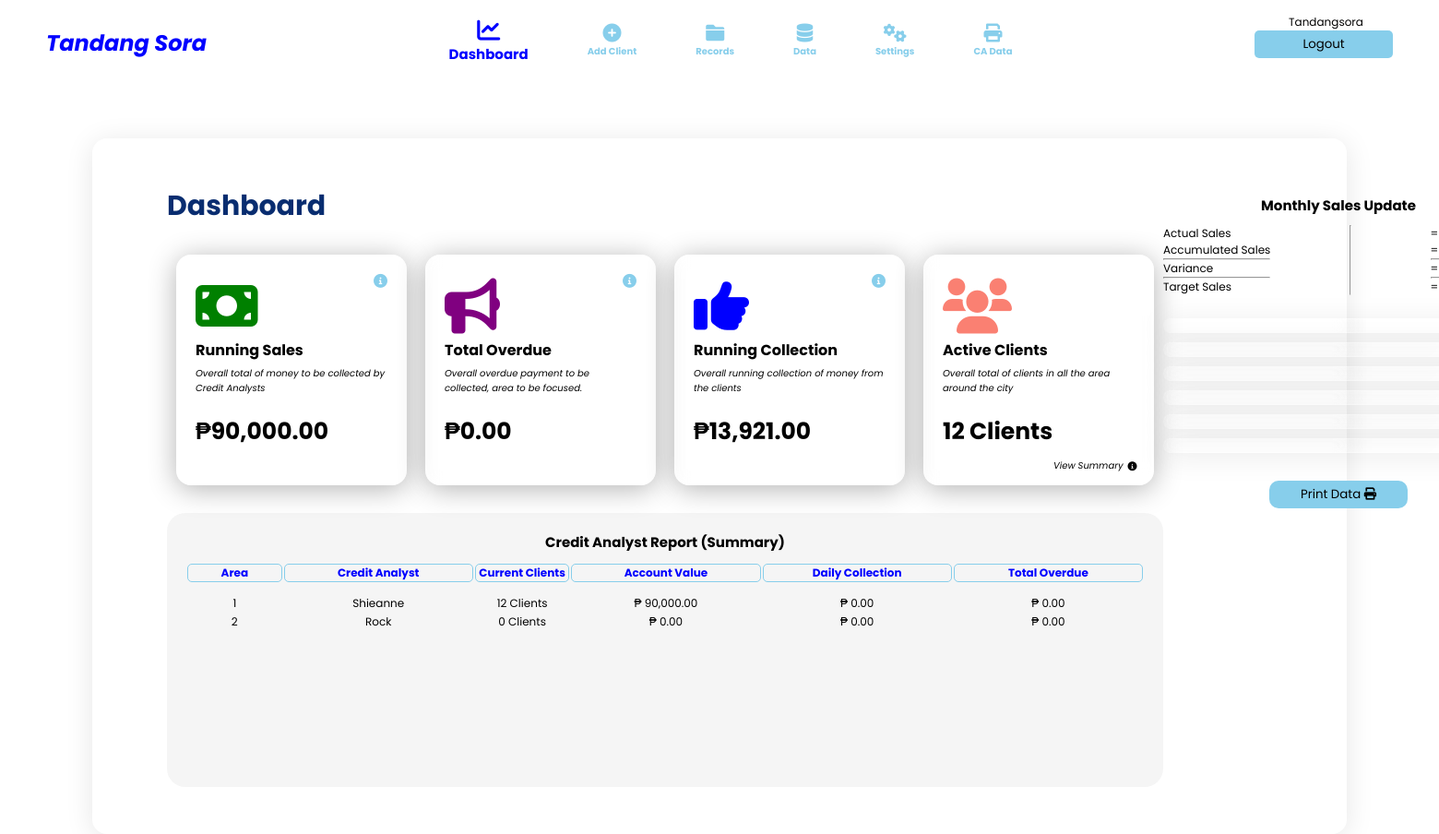
The page /Dashboard.php (signed in) on the database its author committed.
### tables this page shows
CREATE TABLE `insert_cssaccount` (
  `id` int(11) NOT NULL,
  `branch` varchar(255) NOT NULL,
  `fullname` varchar(255) NOT NULL,
  `username` varchar(255) NOT NULL,
  `password` varchar(255) NOT NULL
);

CREATE TABLE `insert_creditanalyst` (
  `id` int(11) NOT NULL,
  `cabranch` varchar(255) NOT NULL,
  `name` varchar(255) NOT NULL,
  `area` varchar(255) NOT NULL
);

### Dashboard.php (the view, shortened to what the rows shown need)
<?php
    include_once 'header.php';
?>
            <section id="Dashboard" class="navContent">
                <div class="dbDashboard">
                    <div class="dbSummary">
                        <h1>Dashboard</h1>
                        <div class="dbData">
                            <div class="dbBalance">
                                <div class="card totalBorrowed">
                                    <?php
                                        if($bnm == "all"){
                                            $qApp = "SELECT SUM(cloanamount) AS Approved FROM insert_client WHERE cloanstatus in ('Ongoing','Released')";
                                        }else{
                                            $qApp = "SELECT SUM(cloanamount) AS Approved FROM insert_client WHERE cbranch = '$bnm' and cloanstatus in ('Ongoing','Released')";
                                        }
                                        $qryApp = mysqli_query($connection,$qApp);
                                            if(mysqli_num_rows($qryApp)>0){
                                                while($rdApp = mysqli_fetch_array($qryApp)){
                                                $rApp = $rdApp['Approved'];
                                                }
                                            }
                                    ?>
                                    <h2>₱<?php echo number_format($rApp,2)?></h2>
                                </div>
                                <div class="card totalOverdue">
                                    <?php
                                        if($bnm == "all"){
                                            $qO = "SELECT SUM(coverdue) AS TOTALO FROM insert_client WHERE cloanstatus in ('Ongoing','Released')";
                                        }else{
                                            $qO = "SELECT SUM(coverdue) AS TOTALO FROM insert_client WHERE cbranch = '$bnm' and cloanstatus in ('Ongoing','Released')";
                                        }
                                        $qryO = mysqli_query($connection,$qO);
                                            if(mysqli_num_rows($qryO)>0){
                                                while($rdO = mysqli_fetch_array($qryO)){
                                                $rAO = $rdO['TOTALO'];
                                                }
                                            }
                                    ?>
                                    <h2>₱<?php echo number_format($rAO,2)?></h2>
                                </div>
                                <?php
                                    if($bnm == "all"){
                                        $qHC = "SELECT SUM(camountpaid) AS amntpaid FROM insert_client WHERE cloanstatus in ('Ongoing','Released') ";
                                    }else{
                                        $qHC = "SELECT SUM(camountpaid) AS amntpaid FROM insert_client WHERE cbranch = '$bnm' and cloanstatus in ('Ongoing','Released')";
                                    }
                                    $qryHC = mysqli_query($connection,$qHC);
                                        if(mysqli_num_rows($qryHC)>0){
                                            while($rHC = mysqli_fetch_array($qryHC)){
                                            $rsHC = $rHC['amntpaid'];
                                            }
                                        }
                                ?>
                                <div class="card pendingClient">
                                    <h2>₱<?php echo number_format($rsHC,2) ?></h2>
                                </div>
                                <?php
                                    if($bnm == "all"){
                                        $qT = "SELECT COUNT(*) AS TOTALC FROM insert_client WHERE cloanstatus in ('Ongoing','Released')";
                                    }else{
                                        $qT = "SELECT COUNT(*) AS TOTALC FROM insert_client WHERE cbranch = '$bnm' and cloanstatus in ('Ongoing','Released')";
                                    }
                                    $qryT = mysqli_query($connection,$qT);
                                        if(mysqli_num_rows($qryT)>0){
                                            while($rdT = mysqli_fetch_array($qryT)){
                                            $rAT = $rdT['TOTALC'];
                                                if($rAT <= 1){
                                                    $rAT1 = "$rAT Client";
                                                }else{
                                                    $rAT1 = "$rAT Clients";
                                                }
                                            }
                                        }
                                ?>
                                <div class="card currentClient">
                                    <h2><?php echo $rAT1 ?></h2>
                                </div>
                            </div>
                        </div>
                        <div class="dbReport creditAnalyst">
                            <h2>Credit Analyst Report <span>(Summary)</span></h2>
                            <table id="dbreportTitle">
                                <tr>
                                    <th width="10%">Area</th>
                                    <th width="20%">Credit Analyst</th>
                                    <th width="10%">Current Clients</th>
                                    <th width="20%">Account Value</th>
                                    <th width="20%">Daily Collection</th>
                                    <th width="20%">Total Overdue</th>
                                </tr>
                            </table>
                            <div class="dvRContent">
                                <table id="dbreportContent">
                                    <?php
                                        if($bnm == "all"){
                                            $qReport = "SELECT * FROM insert_creditanalyst ORDER BY AREA ASC, NAME ASC";
                                        }else{
                                            $qReport = "SELECT * FROM insert_creditanalyst WHERE cabranch = '$bnm' ORDER BY AREA ASC, NAME ASC";
                                        }
                                        $qryReport = mysqli_query($connection,$qReport);
                                            while($rowReport = mysqli_fetch_assoc($qryReport)){
                                            $caName = $rowReport['name'];
                                            $caArea = $rowReport['area'];
                                        if($bnm == "all"){
                                            $qClientNo = "SELECT COUNT(ccreditanalyst) AS CNO, clientid  from insert_client WHERE ccarea = '$caArea' AND cloanstatus in ('Ongoing','Released')";
                                        }else{
                                            $qClientNo = "SELECT COUNT(ccreditanalyst) AS CNO, clientid  from insert_client WHERE cbranch = '$bnm' AND ccarea = '$caArea' AND cloanstatus in ('Ongoing','Released')";
                                        }
                                        $qryClientNo = mysqli_query($connection,$qClientNo);
                                                while($rowClientNo = mysqli_fetch_assoc($qryClientNo)){
                                                    $caClientNo = $rowClientNo['CNO'];
                                                    }
                                        if($bnm == "all"){
                                            $qLoanAmount ="SELECT SUM(cloanamount) AS SLA from insert_client WHERE ccarea = '$caArea' AND cloanstatus in ('Ongoing','Released')";
                                        }else{
                                            $qLoanAmount ="SELECT SUM(cloanamount) AS SLA from insert_client WHERE cbranch ='$bnm' AND ccarea = '$caArea' AND cloanstatus in ('Ongoing','Released')";
                                        }
                                        $qryLoanAmount = mysqli_query($connection,$qLoanAmount);
                                                    while($rowLoanAmount = mysqli_fetch_assoc($qryLoanAmount)){
                                                        $caLoanAmount = $rowLoanAmount['SLA'];
                                                    }
                                        if($bnm == "all"){
                                            $qdaily = "SELECT SUM(payment) as daily, SUM(secdep) as sumdep, creditanalyst from insert_payment WHERE area = '$caArea' AND date_paid = curdate() ";
                                        }else{
                                            $qdaily = "SELECT SUM(payment) as daily, SUM(secdep) as sumdep, creditanalyst from insert_payment WHERE area = '$caArea' AND date_paid = curdate() ";
                                        }
                                        $qrydaily = mysqli_query($connection,$qdaily);
                                                    while($rowdaily = mysqli_fetch_assoc($qrydaily)){
                                                        $caPayment = $rowdaily['daily'];
                                                        $caSecDep = $rowdaily['sumdep'];
                                                        $caTPay = $caPayment + $caSecDep;
                                                    }
                                        if($bnm == "all"){
                                            $qOverDue = "SELECT SUM(coverdue) as SOD from insert_client WHERE ccarea = '$caArea' AND cloanstatus in ('Ongoing','Released')";
                                        }else{
                                            $qOverDue = "SELECT SUM(coverdue) as SOD from insert_client WHERE cbranch ='$bnm' AND ccarea = '$caArea' AND cloanstatus in ('Ongoing','Released')";
                                        }
                                        $qryOverDue = mysqli_query($connection,$qOverDue);
                                                    while($rowOverDue  = mysqli_fetch_assoc($qryOverDue)){
                                                        $caOverDue = $rowOverDue['SOD'];
                                                    }
                                    ?>
                                        <tr>
                                            <td width="10%"><?php echo $caArea ?></td>
                                            <td width="20%"><?php echo $caName ?></td>
                                            <td width="10%"><?php echo $caClientNo." Clients" ?></td>
                                            <td width="20%">₱ <?php echo number_format($caLoanAmount,2)?></td>
                                            <td width="20%">₱ <?php echo number_format($caTPay,2)?></td>
                                            <td width="20%">₱ <?php echo number_format($caOverDue,2)?></td>
                                        </tr>
                                    <?php }?>
                                </table>
                            </div>
                        </div>
                    </div>
                </div>
            </section>

### header.php (shortened to what the rows shown need)
<?php include "db.php"; ?>
<!DOCTYPE html>
<html lang="en">
<head>
    <link rel="stylesheet" href="https://cdnjs.cloudflare.com/ajax/libs/font-awesome/6.0.0/css/all.min.css">
    <link rel="stylesheet" href="CSS/style.css">
</head>
<header>
    <div class="fullContent">
        <nav>
            <?php
                $username1 = $_SESSION['UNAME'];
                $branch1 = mysqli_query($connection,"select branch from insert_cssaccount where username = '$username1'");
                    while($rb1= mysqli_fetch_assoc($branch1)){
                        $bnm = $rb1['branch'];
                        if($bnm == "tandangsora"){
                            $bname = 'Tandang Sora' ;
                        }
                        elseif($bnm == "meycauayan"){
                            $bname = 'Meycauayan'  ;
                        }
                        elseif($bnm == "stamaria"){
                            $bname = 'Sta. Maria' ;
                        }
                        elseif($bnm == "all"){
                            $bname = "All Branches";
                        }
                    }
            ?>
            <i style="display: inline-flex; color:blue;"><h1><?php echo $bname?></h1></i>
        </nav>
    </div>
</header>

### rows shown on the page
insert_cssaccount: branch "Tandang Sora"
insert_creditanalyst: area "1", name "Shieanne", caClientNo "12", caLoanAmount "90,000.00", caTPay "0.00", caOverDue "0.00"
insert_creditanalyst: area "2", name "Rock", caClientNo "0", caLoanAmount "0.00", caTPay "0.00", caOverDue "0.00"

### other values the page prints
$_SESSION['UNAME'] "Tandangsora"
$rApp "90,000.00"
$rAO "0.00"
$rsHC "13,921.00"
$rAT1 "12 Clients"
